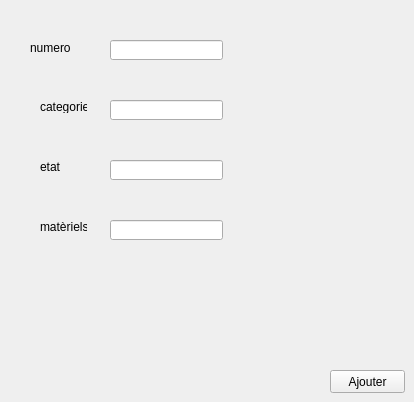
       <widget class="QWidget" name="tab_82">
        <attribute name="title">
         <string>ajouter rayon</string>
        </attribute>
        <widget class="QLabel" name="label_115">
         <property name="geometry">
          <rect>
           <x>40</x>
           <y>100</y>
           <width>47</width>
           <height>13</height>
          </rect>
         </property>
         <property name="text">
          <string>categorie</string>
         </property>
        </widget>
        <widget class="QLineEdit" name="lineEdit_type_3">
         <property name="geometry">
          <rect>
           <x>110</x>
           <y>100</y>
           <width>113</width>
           <height>20</height>
          </rect>
         </property>
        </widget>
        <widget class="QPushButton" name="pb_ajouter_6">
         <property name="geometry">
          <rect>
           <x>330</x>
           <y>370</y>
           <width>75</width>
           <height>23</height>
          </rect>
         </property>
         <property name="text">
          <string>Ajouter</string>
         </property>
        </widget>
        <widget class="QLineEdit" name="lineEdit_id_8">
         <property name="geometry">
          <rect>
           <x>110</x>
           <y>40</y>
           <width>113</width>
           <height>20</height>
          </rect>
         </property>
        </widget>
        <widget class="QLabel" name="label_116">
         <property name="geometry">
          <rect>
           <x>30</x>
           <y>40</y>
           <width>61</width>
           <height>16</height>
          </rect>
         </property>
         <property name="text">
          <string>numero</string>
         </property>
        </widget>
        <widget class="QLineEdit" name="lineEdit_materiels">
         <property name="geometry">
          <rect>
           <x>110</x>
           <y>220</y>
           <width>113</width>
           <height>20</height>
          </rect>
         </property>
        </widget>
        <widget class="QLineEdit" name="lineEdit_etat">
         <property name="geometry">
          <rect>
           <x>110</x>
           <y>160</y>
           <width>113</width>
           <height>20</height>
          </rect>
         </property>
        </widget>
        <widget class="QLabel" name="label_117">
         <property name="geometry">
          <rect>
           <x>40</x>
           <y>160</y>
           <width>47</width>
           <height>13</height>
          </rect>
         </property>
         <property name="text">
          <string>etat</string>
         </property>
        </widget>
        <widget class="QLabel" name="label_118">
         <property name="geometry">
          <rect>
           <x>40</x>
           <y>220</y>
           <width>47</width>
           <height>13</height>
          </rect>
         </property>
         <property name="text">
          <string>matèriels</string>
         </property>
        </widget>
       </widget>
